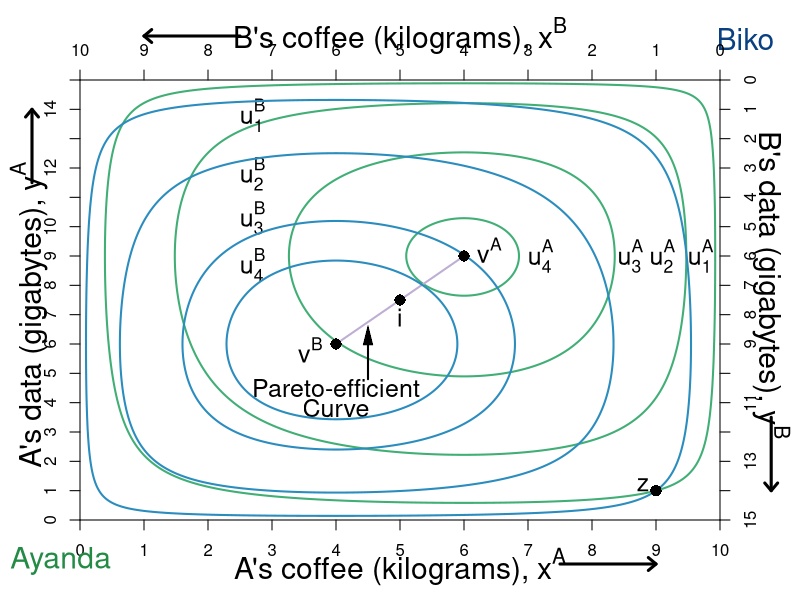

R code for this plot:
require(shape)
#pdf(file = "property_hg_hg_powers_aSTEP1.pdf", width = 9, height = 7)
#pdf(file = "property_hg_hg_powers_aSTEP2.pdf", width = 9, height = 7)
#pdf(file = "property_hg_hg_powers_aSTEP3.pdf", width = 9, height = 7)

pdf(file = "property/property_hg_hg_powers_a.pdf", width = 9, height = 7)

#Set parameters for graphics
axislabelsize <- 1.8
labelsize <- 1.5
namesize <- 1.8
annotatesize <- 1.5
graphlinewidth <- 2
segmentlinewidth <- 1.5

COL <- c("#7fc97f", "#beaed4", "#fdc086", "#ffff99", "#386cb0", "#f0027f", "#bf5b17", "#666666")
COLA <- c("#99d8c9","#66c2a4","#41ae76", "#238b45", "#005824")
COLB <- c("#4eb3d3", "#2b8cbe", "#0868ac","#084081")

par(mar =  c(4, 4, 4, 4))

uA <- function(x, y, alpha = 0.5, lambda = 0.4) {
  (x^(alpha)*y^(1 - alpha))^(1-lambda)*((10 - x)^(alpha)*(15 - y)^(1 - alpha))^lambda
}

uB <- function(x, y) {
  (10 - x)^(0.5)*(15 - y)^(0.5)
}

xlims <- c(0, 10)
ylims <- c(0, 15)

npts <- 501 
x <- seq(xlims[1], xlims[2], length.out = npts)
y <- seq(ylims[1], ylims[2], length.out = npts) 



#For B we need a utility where xA = 5.88, ya = 8.82 => corresponds to 1.618 above

plot(0, 0, xlim = xlims, ylim = ylims, type = "n",
     xlab = expression(paste("")),
     ylab = expression(paste("")), 
     xaxt = "n", 
     yaxt = "n", 
     cex.lab = axislabelsize, 
     bty = "n",
     xaxs="i", 
     yaxs="i")

ticksy <- seq(from = 0, to = 15, by = 1)
ylabels <- seq(from = 0, to = 15, by = 1)
ticksx <- seq(from = 0, to = 10, by = 1)
xlabels <- seq(from = 0, to = 10, by = 1)
axis(1, at = ticksx, pos = 0, labels = xlabels)
axis(2, at = ticksy, pos = 0, labels = ylabels, las = 0)

#a <- c(uA(9,1) - 1, uA(9,1), uA(9,1) + 2, uA(9,1), uA(9,1) + 3, uA(9,1) + 4, uA(9,1) + 5, uA(9,1) + 6, uA(9,1) + 6.6,  uA(9,1) + 7)
a <- c(uA(9,1), uA(9,1) + 1.5, uA(9,1) + 2.5,  uA(9,1) + 2.92)

contour(x, y, 
        outer(x, y, uA),
        drawlabels = FALSE,
        col = COLA[3],
        lwd = graphlinewidth,
        levels = a, 
        xaxs="i", 
        yaxs="i", 
        add = TRUE) 

mtext(expression(paste("A's coffee (kilograms), ", x^A)), side=1, line = 2.5, cex = axislabelsize)
text(-0.8, 7, expression(paste("A's data (gigabytes), ", y^A)), xpd = TRUE, cex = axislabelsize, srt = 90) 

#Add arrows:
arrows(-0.75, 11.5, -0.75, 14, xpd = TRUE, length=0.1,angle=40,lwd=3)
arrows(7.5, -1.5, 9, -1.5, xpd = TRUE, length=0.1,angle=40,lwd=3)

segments(4, 6, 6, 9, lty = 1, col = COL[2] , lwd = graphlinewidth)
text(4, 4.5, expression("Pareto-efficient"), cex = labelsize)
text(4, 3.8, expression("Curve"), cex = labelsize)
Arrows(4.5, 4.8, 4.5, 6.3, col = "black", lty = 1, lwd = 2, arr.type = "triangle", arr.lwd = 0.5)

#Label the iso-welfare functions for the HG, Aisha
text(9.7, 9, expression(u[1]^A), cex = annotatesize)
text(9.1, 9, expression(u[2]^A), cex = annotatesize)
text(8.6, 9, expression(u[3]^A), cex = annotatesize)
text(7.2, 9, expression(u[4]^A), cex = annotatesize)

#Label the indifference curves for the HE, Betty
text(2.7, 13.8, expression(u[1]^B), cex = annotatesize)
text(2.7, 11.8, expression(u[2]^B), cex = annotatesize)
text(2.7, 10.3, expression(u[3]^B), cex = annotatesize)
text(2.7, 8.7, expression(u[4]^B), cex = annotatesize)

#text(1.3, 1.1, expression(u[5]^B))

#A's bliss point - 3.1073 is the value of u
# points(5.88, 8.82, pch = 16, col = "black", cex = 1.5)
# text(6, 13.5, expression(paste("A's highest u, ", u[max]^A)))
# Arrows(6, 13.2, 6, 9.5, col = "black", lty = 1, lwd = 2, arr.type = "triangle", arr.lwd = 0.5)

#Label point i. 
points(5, 7.5, pch = 16, col = "black", cex = 1.5)
text(5, 6.9, expression(paste(i)), cex = annotatesize)




text(-0.3, -1.4, expression("Ayanda"), xpd = TRUE, cex = namesize, col = COLA[4])
text(10.4, 16.4, expression("Biko"), xpd = TRUE, cex = namesize, col = COLB[4])

par(new = TRUE)

#Use the same x and ylims as previously, but with locations switched
xlims2 <- c(10, 0)
ylims2 <- c(15, 0)

#Leave the ylab and xlab blank to ensure no axes titles
plot(0, 0, xlim = xlims2, ylim = ylims2, type = "n",
     xlab = expression(paste("")),
     ylab = expression(paste("")),
     xaxt = "n", 
     yaxt = "n", 
     cex.lab = 1.3, 
     bty = "n",
     xaxs="i", 
     yaxs="i")

uB <- function(x, y, alpha = 0.5, lambda = 0.4) {
  (x^(alpha)*y^(1 - alpha))^(1-lambda)*((10 - x)^(alpha)*(15 - y)^(1 - alpha))^lambda
}

b <- c(uB(1,14), uB(1,14) + 1.5, uB(1,14) + 2.33, uB(1,14) + 2.6)

contour(x, y, 
        outer(x, y, uB),
        drawlabels = FALSE,
        col = COLB[2],
        lwd = graphlinewidth,
        levels = b, 
        add = TRUE
) 


# #Label two points for comparison
points(1, 14, pch = 16, col = "black", cex = 1.5)
text(1.2, 13.8, expression(paste(z)), cex = annotatesize)

# #Label two points for comparison
points(0.4*10, 0.4*15, pch = 16, col = "black", cex = 1.5)
text(0.4*10-0.4, 0.4*15-0.2,expression(paste(v^A)), cex = annotatesize)


points(0.6*10, 0.6*15, pch = 16, col = "black", cex = 1.5)
text(0.6*10 + 0.4, 0.6*15 + 0.2,expression(paste(v^B)), cex = annotatesize)


# points(8.8, (3/2)*8.8, pch = 16, col = "black", cex = 1.5)
# text(8.8, (3/2)*8.8 - 0.5, expression(paste(j)))
# 
# points(0.4, (3/2)*0.4, pch = 16, col = "black", cex = 1.5)
# text(0.4 + 0.2, (3/2)*0.4 + 0.2, expression(paste(k)))

#Set up axes at sides 3 and 4 (top and right)
axis(side = 3, at = ticksx, pos = 0, labels = xlabels)
axis(side = 4, at = ticksy, pos = 0, labels = ylabels, las = 0)
text(5, -1.5, expression(paste("B's coffee (kilograms), ", x^B)), xpd = TRUE, cex = axislabelsize)
text(-0.8, 7, expression(paste("B's data (gigabytes), ", y^B)), xpd = TRUE, cex = axislabelsize, srt = 270) 

#Add arrows:
arrows(-0.8, 11.5, -0.8, 14, xpd = TRUE, length=0.1,angle=40,lwd=3)
arrows(7.5, -1.5, 9, -1.5, xpd = TRUE, length=0.1,angle=40,lwd=3)


dev.off()
